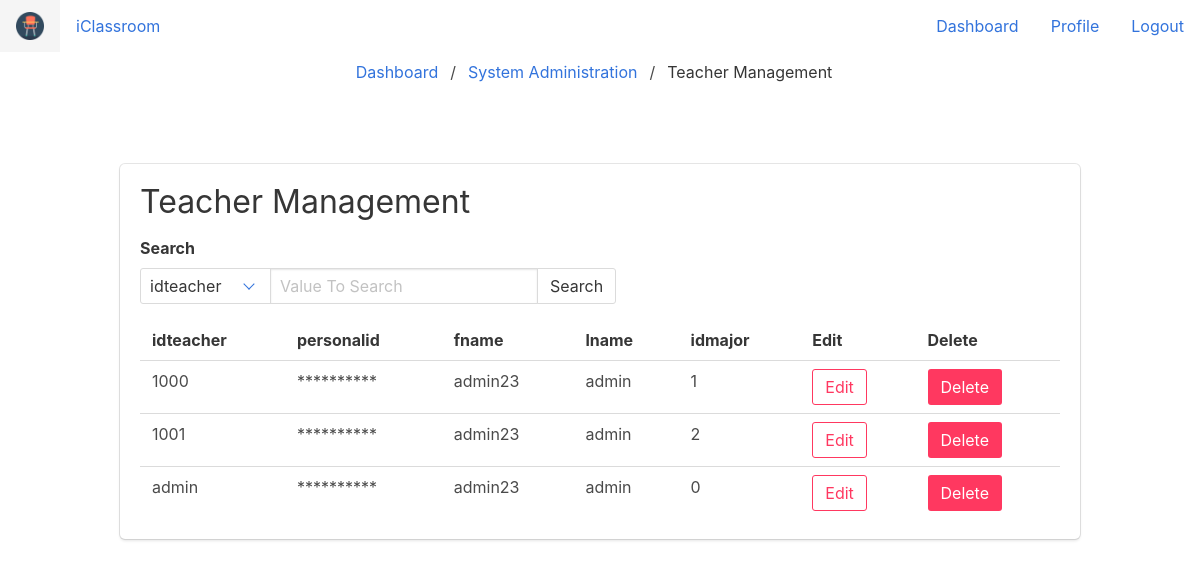
Page /sysad_teacher.php on the committed database.
### tables this page shows
CREATE TABLE `teacher` (
  `idteacher` varchar(20) NOT NULL,
  `personalid` varchar(20) NOT NULL,
  `fname` varchar(30) NOT NULL,
  `lname` varchar(30) NOT NULL,
  `idmajor` int(11) NOT NULL
);

### sysad_teacher.php (the view, shortened to what this page needs)
<?php
    require_once('components.php');
    require_once('connect.php')
  ?>
<!DOCTYPE html>
<html>
<head>
  <link rel="stylesheet" href="css/font-awesome-4.7-1.0/css/font-awesome.min.css">
  <link rel="stylesheet" href="css/bulma.min.css">
</head>
<body>
  <nav class="breadcrumb is-centered" aria-label="breadcrumbs">
    <ul>
      <li><a href="tdashboard.php">Dashboard</a></li>
      <li><a href="sysadmin.php">System Administration</a></li>
      <li class="is-active" aria-current="page"><a href=".php">Teacher Management</a></li>
    </ul>
  </nav>
  <section class="section">
    <div class="container">
      <div class="columns">
        <div class="column">
          <div class="box">
            <div class="content">
              <h1>Teacher Management</h1>
              <form class="" action="sysad_teacher.php" method="post">
                <label class="label">Search</label>
                <div class="field has-addons">
                  <p class="control">
                    <span class="select">
                      <select name="column">
                        <?php
                        $q = "SELECT * FROM teacher;";
                        $result = $mysqli->query($q);
                        $row = $result->fetch_assoc();
                        foreach ($row as $key => $value) {
                          echo "<option>".$key."</option>";
                        }
                         ?>
                      </select>
                    </span>
                  </p>
                  <p class="control">
                    <input class="input" type="text" placeholder="Value To Search" name="searchentry">
                  </p>
                  <p class="control">
                    <a class="button">
                      Search
                    </a>
                  </p>
                </div>
              </form>
              <?php if (isset($_POST['searchentry'])): ?>
                <table>
                  <?php
                  $q = "SELECT * FROM teacher WHERE ".$_POST['column']." = ".$_POST['searchentry'].";";
                  $result = $mysqli->query($q);
                  $i = 0;
                  while ($row = $result->fetch_assoc()) {
                    if($i == 0){
                      echo "<tr>";
                      foreach ($row as $key => $value) {
                        echo "<th>".$key."</th>";
                      }
                      echo "<th>Edit</th>";
                      echo "<th>Delete</th>";
                      echo "</tr>";
                    }
                    echo "<tr>";
                    foreach ($row as $key => $value) {
                      if($key == 'personalid'){
                        echo "<td>**********</td>";
                      }else{
                        echo "<td>".$value."</td>";
                      }
                    }
                    echo "<td><a href='sysad_teacher_edit.php?id=".$row['idteacher']."' class='button is-danger is-outlined'>Edit</a></td>";
                    echo "<td><a href='delete.php?id=".$row['idteacher']."&table=teacher' class='button is-danger'>Delete</a></td>";
                    echo "</tr>";
                    $i+=1;
                  }
                   ?>
                </table>
              <?php else: ?>
                <table>
                  <?php
                  $q = "SELECT * FROM teacher;";
                  $result = $mysqli->query($q);
                  $i = 0;
                  while ($row = $result->fetch_assoc()) {
                    if($i == 0){
                      echo "<tr>";
                      foreach ($row as $key => $value) {
                        echo "<th>".$key."</th>";
                      }
                      echo "<th>Edit</th>";
                      echo "<th>Delete</th>";
                      echo "</tr>";
                    }
                    echo "<tr>";
                    foreach ($row as $key => $value) {
                      if($key == 'personalid'){
                        echo "<td>**********</td>";
                      }else{
                        echo "<td>".$value."</td>";
                      }
                    }
                    echo "<td><a href='sysad_teacher_edit.php?id=".$row['idteacher']."' class='button is-danger is-outlined'>Edit</a></td>";
                    echo "<td><a href='delete.php?id=".$row['idteacher']."&table=teacher' class='button is-danger'>Delete</a></td>";
                    echo "</tr>";
                    $i+=1;
                  }
                   ?>
                </table>
              <?php endif; ?>
            </div>
          </div>
        </div>
      </div>
    </div>
  </section>
</body>
</html>

### rows in the picture
teacher: key "idteacher", key "personalid", key "fname", key "lname", key "idmajor", idteacher "1000", fname "admin23", lname "admin", idmajor "1"
teacher: idteacher "1001", fname "admin23", lname "admin", idmajor "2"
teacher: idteacher "admin", fname "admin23", lname "admin", idmajor "0"

### other values in the picture
form field column "idteacher"
